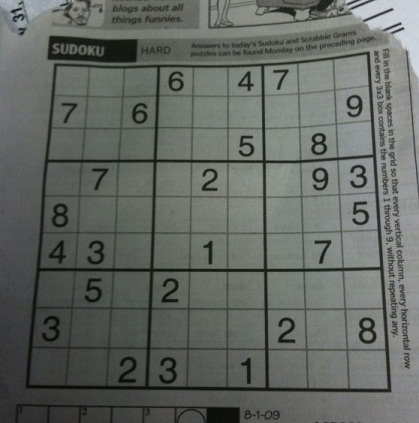
#> input picture MY_Houglines/sudoku.jpg, 419 x 423 px
$ python 'siteden aldığım kod.py'
#> lines starting #> are read from the running program, lines starting #| are printed output that depends on the picture; after the words box and inside, x2 and y2 are one past the last pixel; in counts of white or black regions, pixels touching at a corner belong together
import cv2
import numpy as np
kernel=np.ones((2,2),np.uint8)
img = cv2.imread('sudoku.jpg')
#> img is the input picture: shape (423, 419, 3); mean B, G, R 98.9, 103.6, 99.4
gray = cv2.cvtColor(img,cv2.COLOR_BGR2GRAY)
blur=cv2.medianBlur(gray,5)
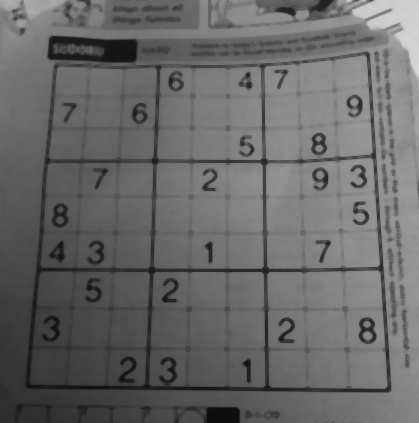
#> blur: shape (423, 419); min 12, max 214, mean 103.7
adapt = cv2.adaptiveThreshold(blur, 255, cv2.ADAPTIVE_THRESH_GAUSSIAN_C, cv2.THRESH_BINARY_INV, 11, 2)
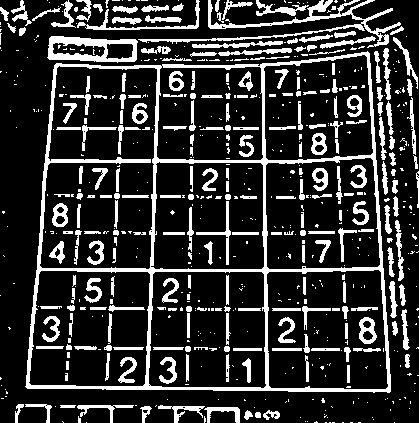
#> adapt: shape (423, 419); 19.5% white; 648 white regions (412 under 20 px), largest, box (x1, y1, x2, y2) and area: (25, 51, 391, 393) 9369, (138, 0, 401, 48) 1856, (47, 36, 138, 63) 1212
erode=cv2.erode(adapt,kernel,iterations=1)
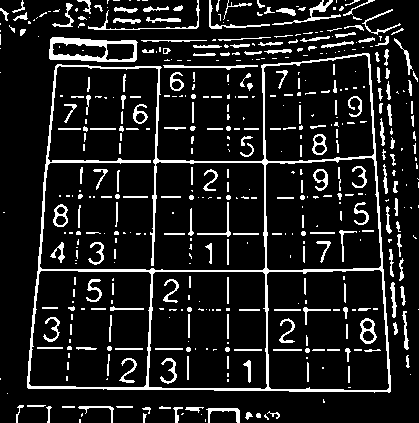
#> erode: shape (423, 419); 12.1% white in thin lines or dots
dilation=cv2.dilate(erode,kernel,iterations=2)
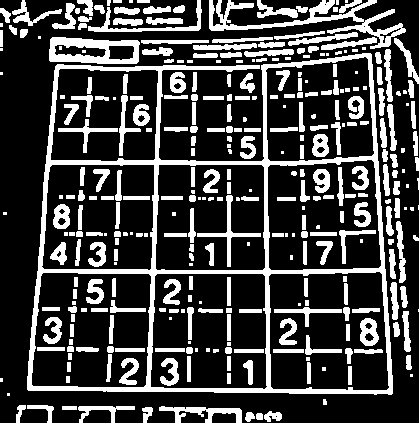
#> dilation: shape (423, 419); 25.5% white; 335 white regions (77 under 20 px), largest, box (x1, y1, x2, y2) and area: (27, 53, 393, 395) 12092, (209, 0, 406, 49) 2225, (49, 37, 140, 64) 1438

minLineLength = 40
maxLineGap = 5
lines = cv2.HoughLinesP(dilation,1,np.pi/180,90,minLineLength=minLineLength,maxLineGap=maxLineGap)
#> lines = 193 rows, first 6: [148, 391, 160, 66], [37, 272, 404, 272], [262, 37, 268, 392], [27, 388, 356, 393], [27, 389, 57, 55], [368, 53, 392, 393]
for x in range(0, len(lines)):
    for x1,y1,x2,y2 in lines[x]:
        cv2.line(img,(x1,y1),(x2,y2),(12,255,45),2)
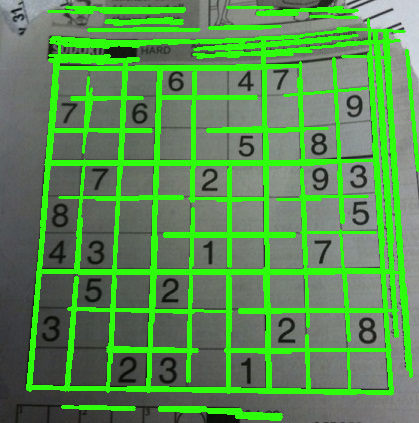
#> img: shape (423, 419, 3); mean B, G, R 81.8, 142.8, 89.7
cv2.imshow('adapt',adapt)
cv2.imshow('hough',img)
cv2.imshow('erode',erode)
cv2.imshow('dilation',dilation)
cv2.waitKey(0)

$ run again, with MY_Houglines/yol.jpeg copied over MY_Houglines/sudoku.jpg
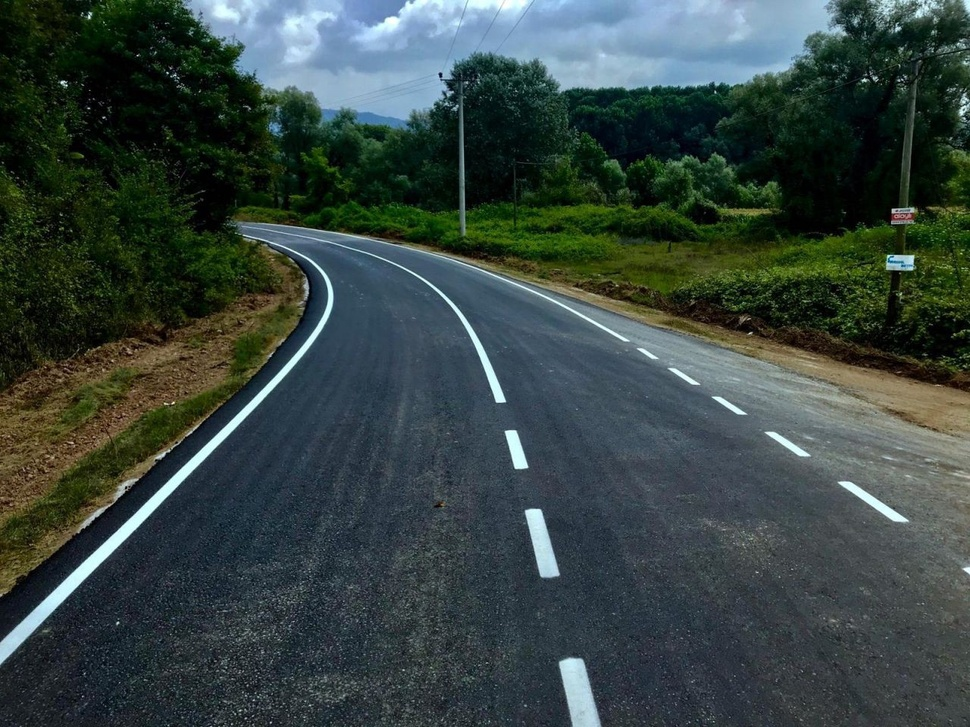
#> input picture MY_Houglines/yol.jpeg, 970 x 727 px, shrunk from 1280 x 960 before the run
#> img is the input picture: shape (727, 970, 3); mean B, G, R 65.4, 68.6, 55.1
#> `adapt = cv2.adaptiveThreshold(blur, 255, cv2.ADAPTIVE_THRESH_GAUSSIAN_..`:
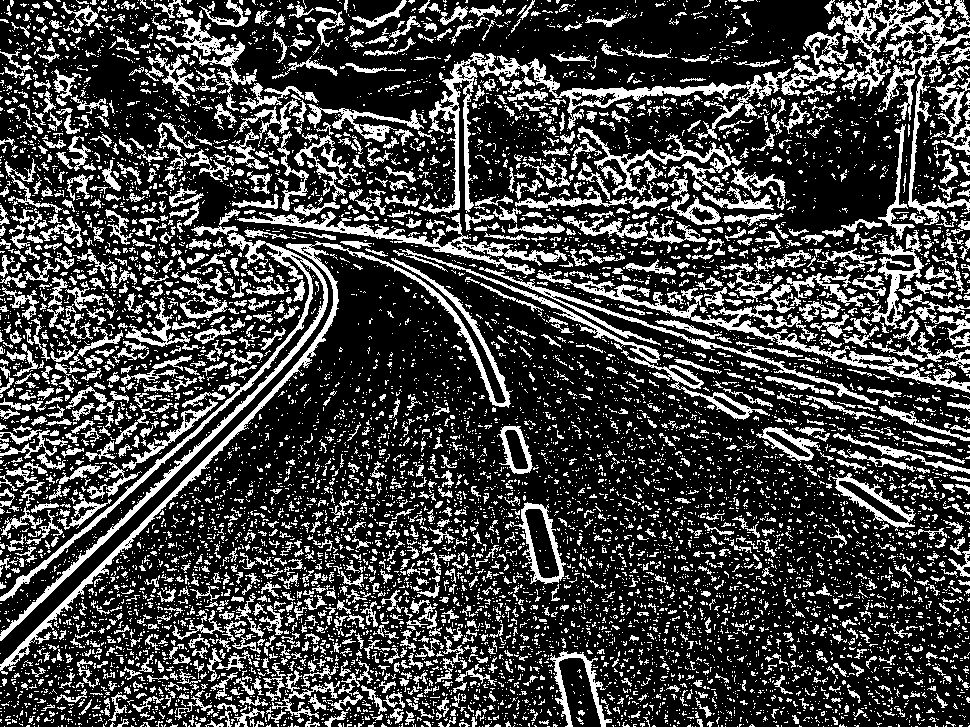
#> adapt: shape (727, 970); 26.5% white; 9710 white regions (8130 under 20 px), largest, box (x1, y1, x2, y2) and area: (0, 232, 328, 641) 5836, (0, 241, 513, 675) 5689, (419, 52, 791, 214) 5682
#> erode: shape (727, 970); 11.9% white in thin lines or dots
#> dilation: shape (727, 970); 31.2% white; 3521 white regions (1560 under 20 px), largest, box (x1, y1, x2, y2) and area: (0, 234, 341, 676) 12527, (829, 0, 970, 241) 7066, (508, 43, 850, 131) 5107
#> lines = 688 rows, first 6: [0, 667, 316, 351], [358, 228, 864, 363], [575, 287, 969, 393], [0, 670, 316, 354], [20, 626, 250, 396], [2, 642, 197, 447]
#> after the loop `for x in range(0, len(lines)):`:
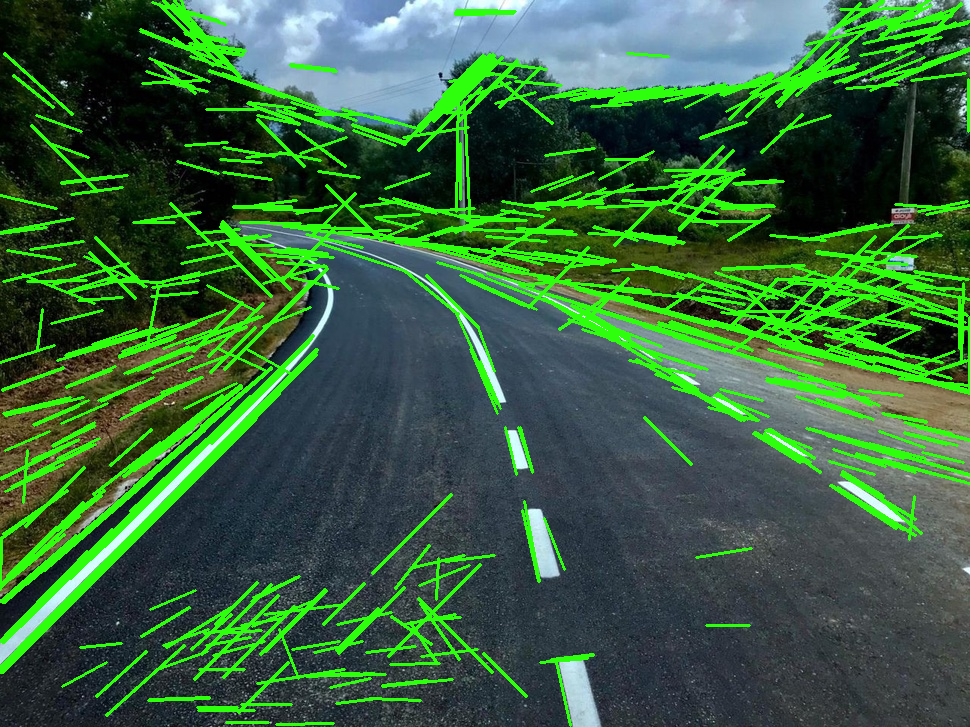
#> img: shape (727, 970, 3); 15.41% of pixels changed, all inside (x1, y1, x2, y2) = (0, 0, 970, 727)
